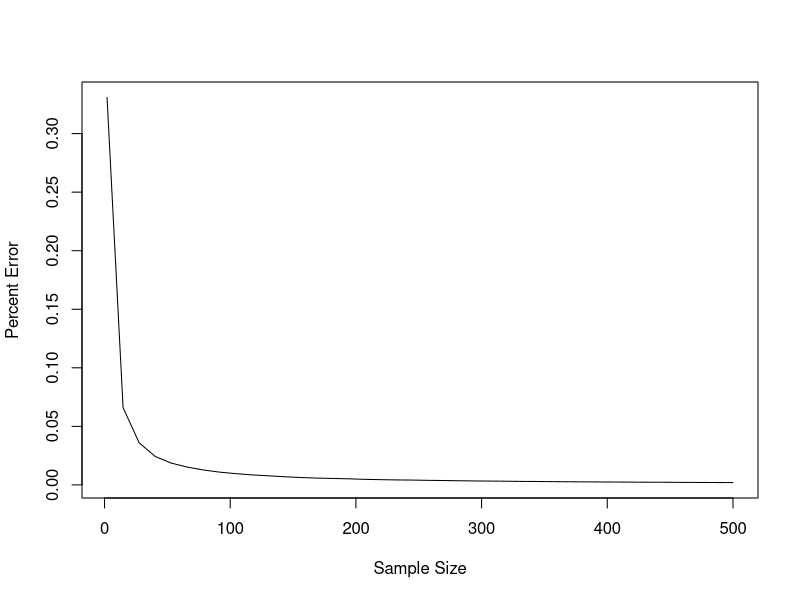
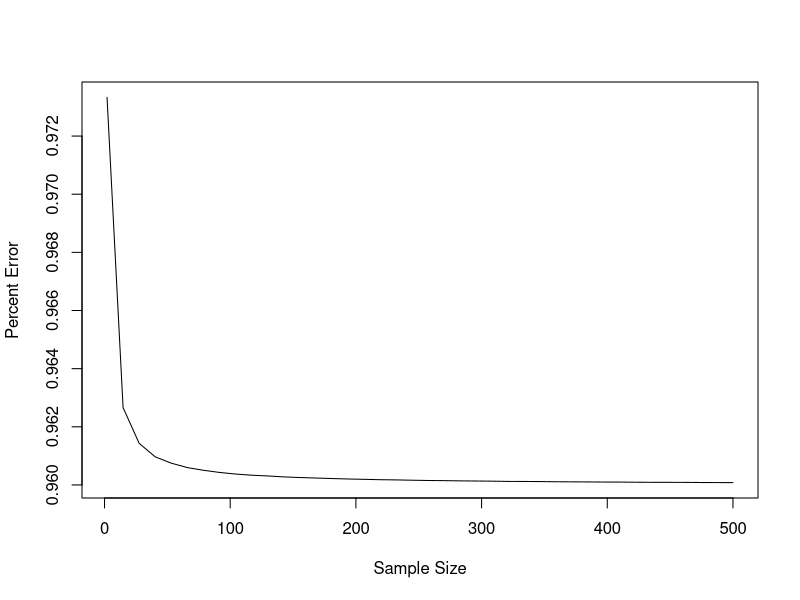
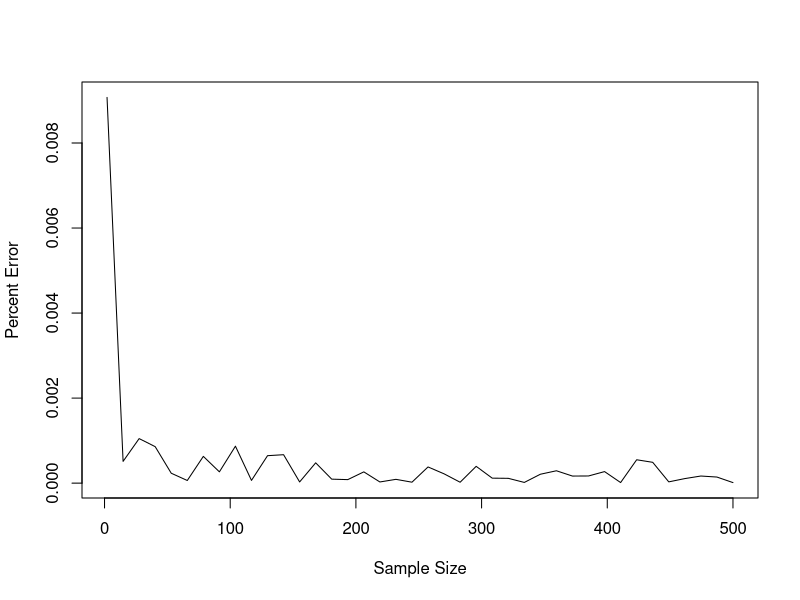

Write R code to recreate these figures, in order.
## ---- chunk 1
knitr::opts_chunk$set(
  echo = TRUE,
  comment = NULL,
  fig.width = 5,
  fig.height = 4,
  set.seed(3202)
)

## ---- chunk 2
sampler <- function(n) {
  samples <- runif(n, 0, 1)
  theta_hat <- max(samples)
  return(theta_hat)
}
ns <- seq(2, 500, length = 40)
results <- replicate(10000, unlist(lapply(ns, sampler)))
## could also use replicate(10000, sapply(ns, sampler))
mean_results <- apply(results, 1, mean)
true_theta <- 1
percent_error <- abs(mean_results - true_theta) / true_theta
plot(ns,
     percent_error,
     type = "l",
     ylab = "Percent Error",
     xlab = "Sample Size")
## ---- chunk 3
sampler <- function(n) {
  x <- runif(n,0,1)
  M <- max(x)
  return(M)
}
ns <- seq(2, 500, length = 40)
results <- replicate(10000, unlist(lapply(ns, sampler)))
## could also use replicate(10000, sapply(ns, sampler))
mean_results <- apply(results, 1, mean)
percent_error <- abs(mean_results - 25) / 25
plot(ns,
     percent_error,
     type = "l",
     ylab = "Percent Error",
     xlab = "Sample Size")
## ---- chunk 4
sampler <- function(n) {
  x <- runif(n,0,1)
  xbar2 <- 2*mean(x)
  return(xbar2)
}
ns <- seq(2, 500, length = 40)
results <- replicate(10000, unlist(lapply(ns, sampler)))
## could also use replicate(10000, sapply(ns, sampler))
mean_results <- apply(results, 1, mean)
percent_error <- abs(mean_results - 1) / 1
plot(ns,
     percent_error,
     type = "l",
     ylab = "Percent Error",
     xlab = "Sample Size")
